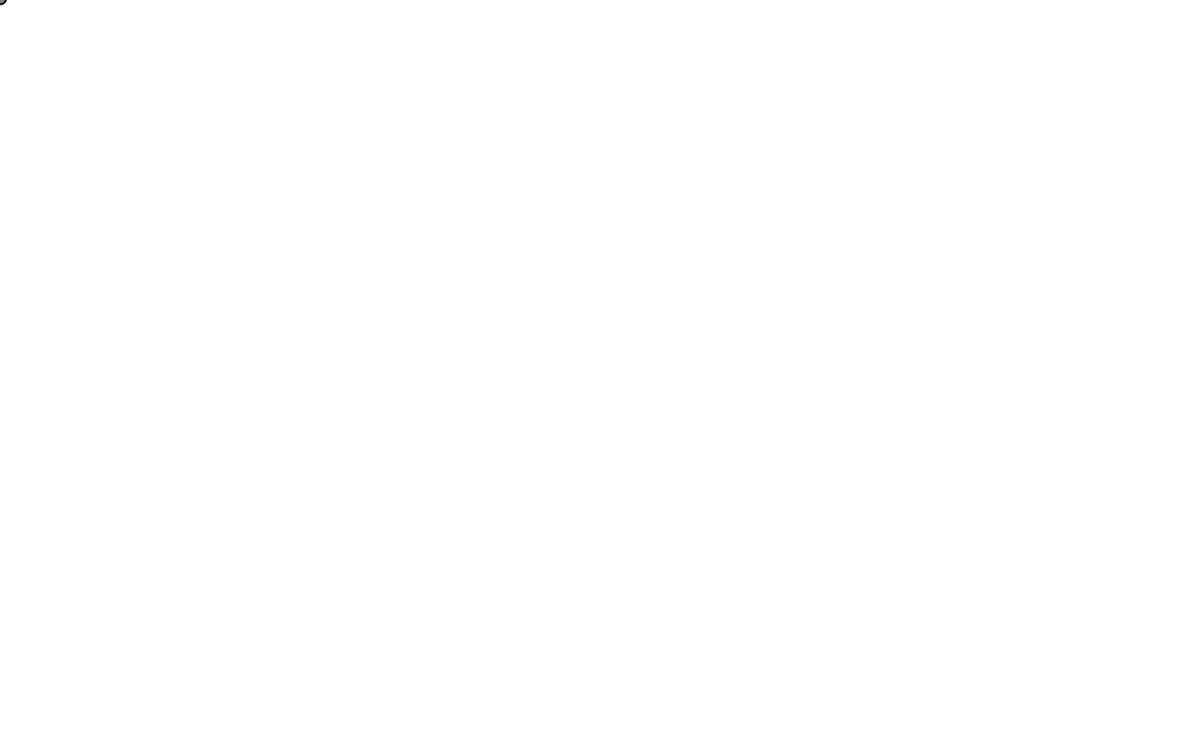
Frame 1 (no input)
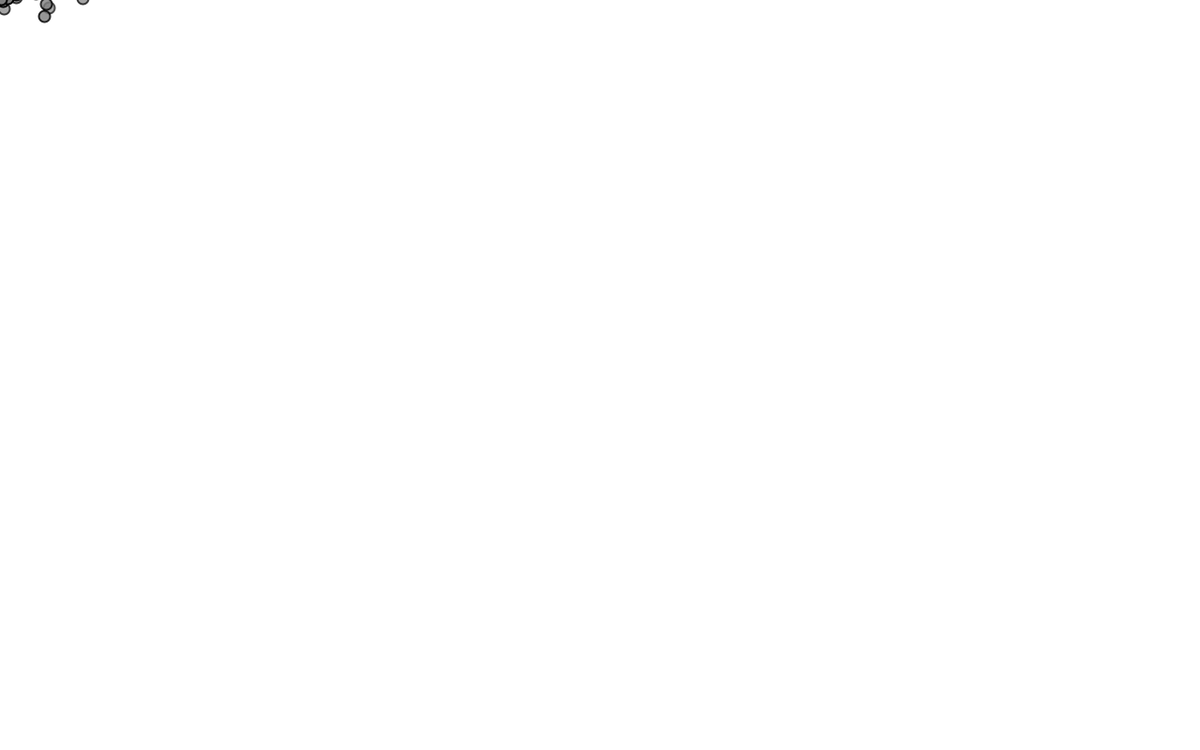
Frame 60 (the mouse pressed at the canvas centre just before this capture)
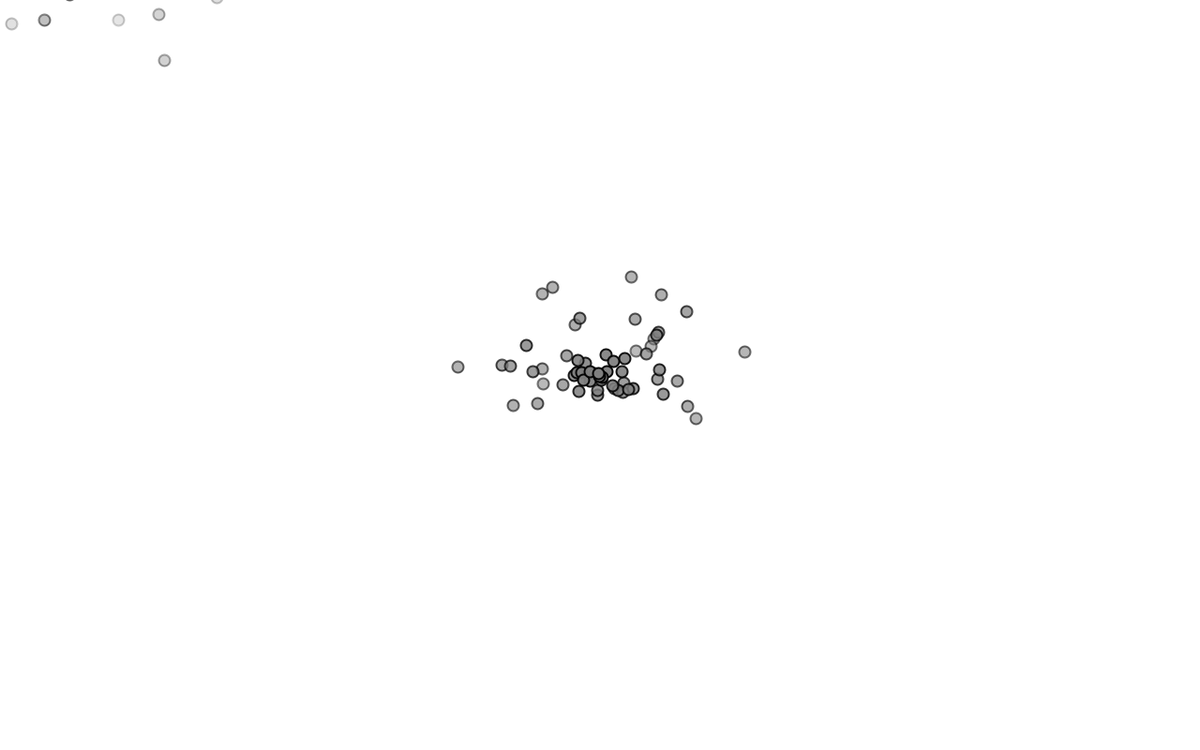
Frame 120 (the mouse held since frame 60 and released just before this capture)

The Processing sketch that drew these frames (run headless with seeded random() and noise(); from frame 60 on, the mouse is pressed at the canvas centre):

// Processing sketch: Park_NOC_4_3
// ── Park_NOC_4_3.pde
//DCR: Needs header
//DCR: 29/30
ParticleSystem ps;//creates the particle system

void setup() {
  size(1280,800);
  smooth();
  //basic setup stuff
  ps = new ParticleSystem(new PVector(width/2,height/2));
  import java.util.Iterator; //needed to run the arraylist function iterator
}

void draw() {
  background(255);
  ps.addParticle();
  ps.run();
  //runs the code, adds particles every draw cycle
}

// ── Particle.pde
class Particle {
  PVector location;
  PVector velocity;
  PVector acceleration;
  //PVectors needed for motion
  float lifespan, initialMove,asdf;
  //floats used to determine properties of the particles
  //the float asdf is used to make a piece of code run once for every particle. The initial value is zero, and if the value of asdf is zero, a certain piece of code will run and change the value of asdf to 1, so the piece of code does not run again
  float topspeed=3;
  //limits the speed of the particle

  Particle(PVector l) {
    acceleration = new PVector(0,0.05);
    velocity = new PVector(random(-topspeed,topspeed),random(-2,1));
    location = l.get();
    lifespan = 255.0;
    initialMove=0;
    asdf=0;
    //sets the initial values of all of the properties of the particle
  }

  void run() {
    update();
    display();
  }//runs all the code pertaining to the particle

  // Method to update location
  void update() {
    /*if(initialMove==0){
      PVector mouse = new PVector(mouseX,mouseY);
      PVector acceleration1 = PVector.sub(mouse,location);
      acceleration1.normalize();
      acceleration1.mult(5);
      velocity.add(acceleration1);
      initialMove=1;
    }*/ //this is the code that makes the spinoff version different
    if(asdf==0){
      PVector mouse2 = new PVector(mouseX,mouseY);
      PVector acceleration2 = PVector.sub(mouse2,location);
      location.add(acceleration2);
      acceleration2.mult(0);
      asdf=1;
    }
    
    
    //velocity.add(acceleration);
    location.add(velocity);
    lifespan -= 2.0;
    //moves the paritcle and slowly kills it
  }

  // Method to display
  void display() {
    stroke(0,lifespan);
    strokeWeight(2);
    fill(127,lifespan);
    ellipse(location.x,location.y,12,12);
    //draws the particle
  }
  
  // Determines if the particle should be dead
  boolean isDead() {
    if (lifespan < 0.0) {
      return true;
    } else {
      return false;
    }
  }
}

// ── Particle_System.pde
class ParticleSystem {
  ArrayList<Particle> particles;
  PVector origin;
  //creates a particle system

  ParticleSystem(PVector location) {
    origin = location.get();
    particles = new ArrayList<Particle>();
    //creates the location of the system
  }

  void addParticle() {
    particles.add(new Particle(origin));
    //adds a new particle every time it is called
  }

  void run() {//checks if every particle should be dead and removed and runs them
    Iterator <Particle> it = particles.iterator();
    while (it.hasNext()) {
      Particle p = it.next();
      p.run();
      if (p.isDead()) {
        it.remove(); 
      }
    }
  }
}
